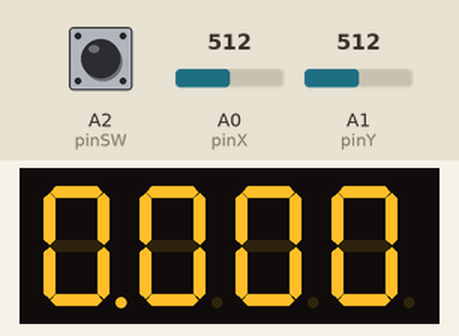
A sketch run on a simulated Arduino Uno, built with avr-gcc and run on an emulated ATmega328P. Parts: 4-digit seven-segment display. Wiring (inferred from the names in the program): 4-digit 7-segment display, segments lit when HIGH: segments pin 12, pin 8, pin 5, pin 3, pin 2, pin 11, pin 6, pin 4; digit selects pin 13, pin 9, pin 10, pin 7. The test bench sets the inputs (shaded band); at power-on: A1 (pinY) = 512, A2 (pinSW) HIGH, A0 (pinX) = 512. The segment pins are drawn as the display they are named for.

Above: at 1.2 s.
1.3 s: A1 (pinY) set to 390
At 2.0 s:
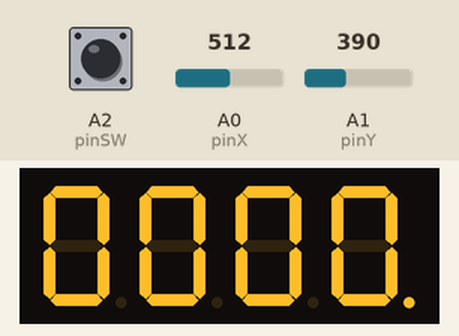
2.8 s: A2 (pinSW) pulled LOW for 0.15 s
At 3.7 s:
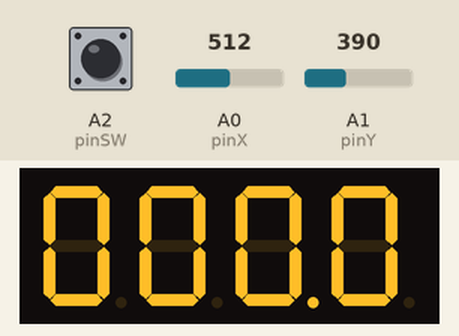
4.4 s: A0 (pinX) set to 390
At 5.4 s:
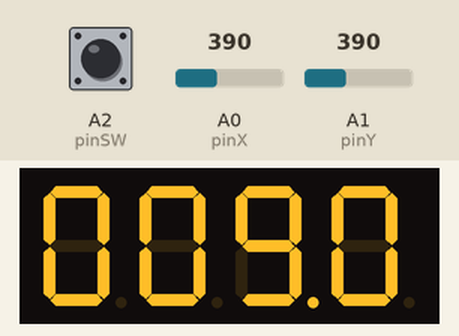
5.9 s: A2 (pinSW) pulled LOW for 1 s
At 7.4 s:
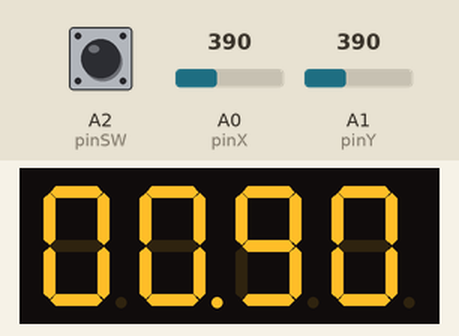
Timing chart, 0 to 8.9 s (numbered marks = the images above; inputs shaded):
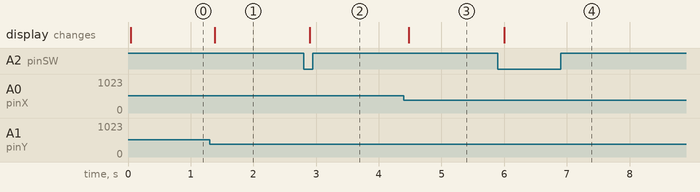

Measured:
- after the input at 1.3 s, the display: changes after 0.08 s (image 1)
- after the input at 2.8 s, the display: changes after 0.10 s (image 2)
- after the input at 4.4 s, the display: changes after 0.08 s (image 3)
- after the input at 5.9 s, the display: changes after 0.10 s (image 4)

The sketch:

4_digit_7-segment_display.ino
```cpp
const int pinA = 12;
const int pinB = 8;
const int pinC = 5;
const int pinD = 3;
const int pinE = 2;
const int pinF = 11;
const int pinG = 6;
const int pinDP = 4;
const int pinD1 = 13;
const int pinD2 = 9;
const int pinD3 = 10;
const int pinD4 = 7;

const int pinSW = A2;
const int pinX = A0;
const int pinY = A1;

int switchValue;
int yValue = 0;
int xValue = 0;

const int segSize = 8;
const int noOfDisplays = 4;
const int noOfDigits = 10;
const int interval = 100;

int minThreshold = 400;
int maxThreshold = 700;
int digit = 0;
int lastSwState = LOW;
bool joyMoved = false;
bool yJoyMoved = false;
bool clickSw = false;
int number = 0;
int lastBlink = 0;

int values[4] = {0, 0, 0, 0};
int previousNumber = -1 ;


int segments[segSize] = { pinA, pinB, pinC, pinD, pinE, pinF, pinG, pinDP
};
int digits[noOfDisplays]{
pinD1, pinD2, pinD3, pinD4

};
byte digitMatrix[noOfDigits][segSize - 1] = {
// a b c d e f g
{1, 1, 1, 1, 1, 1, 0}, // 0
{0, 1, 1, 0, 0, 0, 0}, // 1
{1, 1, 0, 1, 1, 0, 1}, // 2
{1, 1, 1, 1, 0, 0, 1}, // 3
{0, 1, 1, 0, 0, 1, 1}, // 4
{1, 0, 1, 1, 0, 1, 1}, // 5
{1, 0, 1, 1, 1, 1, 1}, // 6
{1, 1, 1, 0, 0, 0, 0}, // 7
{1, 1, 1, 1, 1, 1, 1}, // 8
{1, 1, 1, 1, 0, 1, 1}  // 9
};
void displayNumber(byte digit)
{
  for(int i = 0; i < segSize - 1; i++)
  digitalWrite(segments[i], digitMatrix[digit][i]);

  digitalWrite(segments[segSize-1], LOW);


}

void switchDisplay(int num){

  for(int i = 0; i < noOfDisplays; i++)
    digitalWrite(digits[i],HIGH);

    digitalWrite(digits[num],LOW);
}

void setup() {

for(int i = 0; i < segSize ; i++){
    pinMode(segments[i],OUTPUT);
}

for(int i = 0; i < noOfDisplays; i++){
    pinMode(digits[i],OUTPUT);
}

pinMode(pinSW,INPUT_PULLUP);
Serial.begin(9600);
}

void loop() {

switchValue = digitalRead(pinSW);
if (switchValue != lastSwState) {
    if (switchValue == LOW) {
      clickSw = !clickSw;
      yJoyMoved = !yJoyMoved;
      }
}
lastSwState = switchValue;

switchDisplay(0);
displayNumber(values[0]);
if(number == 0 && previousNumber != number){
digitalWrite(pinDP,HIGH);
 if(clickSw == true){
  if(millis() - lastBlink >= interval){
    digitalWrite(pinDP,LOW);
    lastBlink = millis();
  }
}
}
delay(5);

switchDisplay(1);

displayNumber(values[1]);
if(number == 1 && previousNumber != number){
digitalWrite(pinDP,HIGH);
 if(clickSw == true){
  if(millis() - lastBlink >= interval){
    digitalWrite(pinDP,LOW);
    lastBlink = millis();
  }
}
}
delay(5);

switchDisplay(2);
displayNumber(values[2]);
if(number == 2 && previousNumber != number){
digitalWrite(pinDP,HIGH);
 if(clickSw == true){
  if(millis() - lastBlink >= interval){
    digitalWrite(pinDP,LOW);
    lastBlink = millis();
  }
}
}
delay(5);

switchDisplay(3);
displayNumber(values[3]);
if(number == 3 && previousNumber != number){
digitalWrite(pinDP,HIGH);
 if(clickSw == true){
  if(millis() - lastBlink >= interval){
    digitalWrite(pinDP,LOW);
    lastBlink = millis();
  }
}
}
delay(5);


switchValue = digitalRead(pinSW);
xValue = analogRead(pinX);
yValue = analogRead(pinY);


if(clickSw == true){
if(xValue < minThreshold && joyMoved == false){

  if(values[number] > 0){
    values[number]--;
  }else{
    values[number] = 9;
  }
  joyMoved = true;
}
if(xValue > maxThreshold && joyMoved == false){
  if(values[number] < 9){
    values[number]++;
  }else{
    values[number] = 0;
  }
  joyMoved = true;
}
  if(xValue >= minThreshold && xValue <= maxThreshold ){
   joyMoved = false;
  }
}
if(yValue < minThreshold && yJoyMoved == false){
  previousNumber = number;
  if(number > 0)
    number --;
    else
    number = 3;
    yJoyMoved = true;
}
if(yValue > maxThreshold && yJoyMoved == false){
  previousNumber = number;
  if(number < 3)
    number ++;
    else
    number = 0;
    yJoyMoved = true;
}

if(yValue >= minThreshold && yValue <= maxThreshold && clickSw == false){
  yJoyMoved = false;

}

}
```
